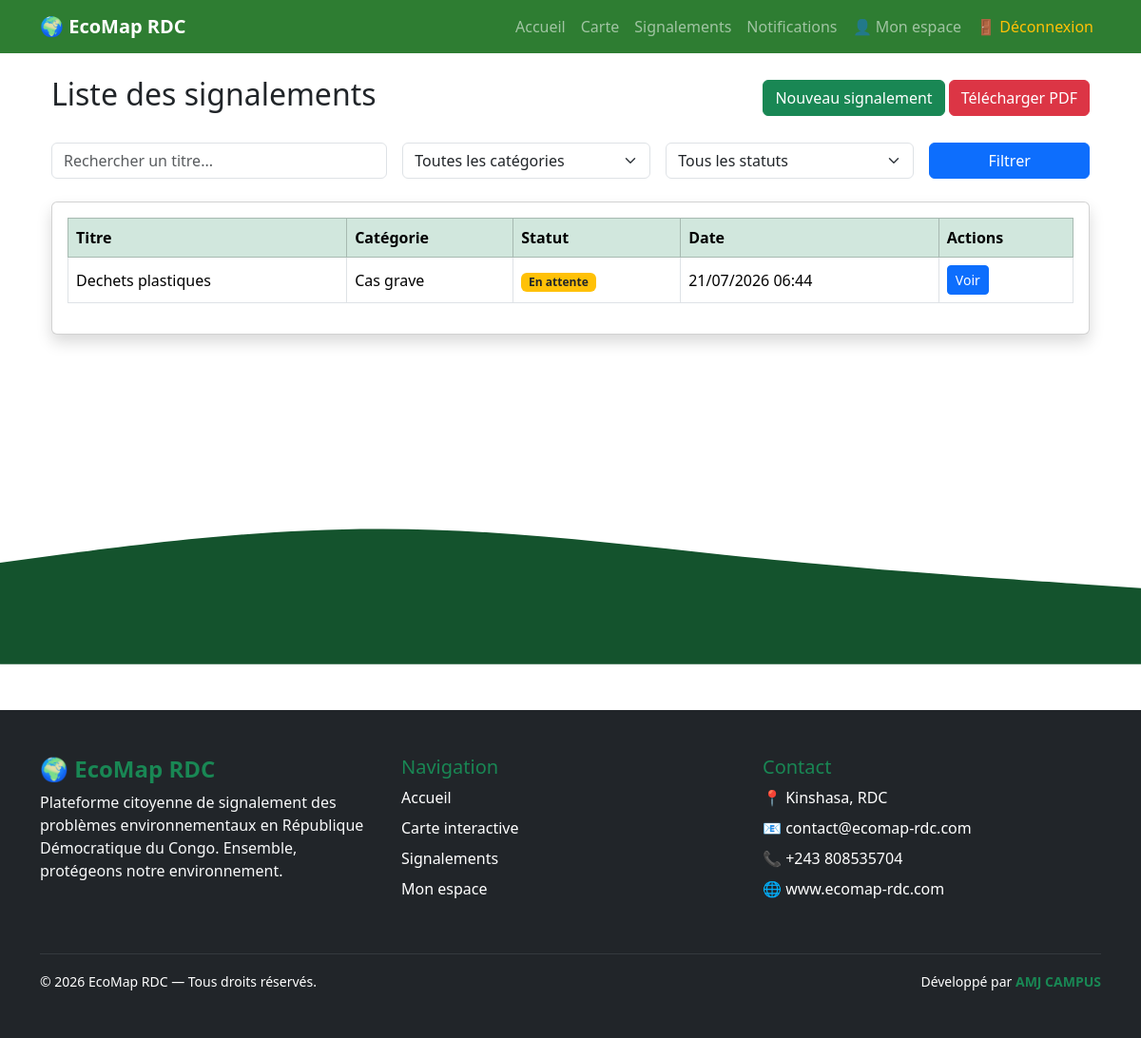
Before: /signalements/ (signed in) with the older database file.
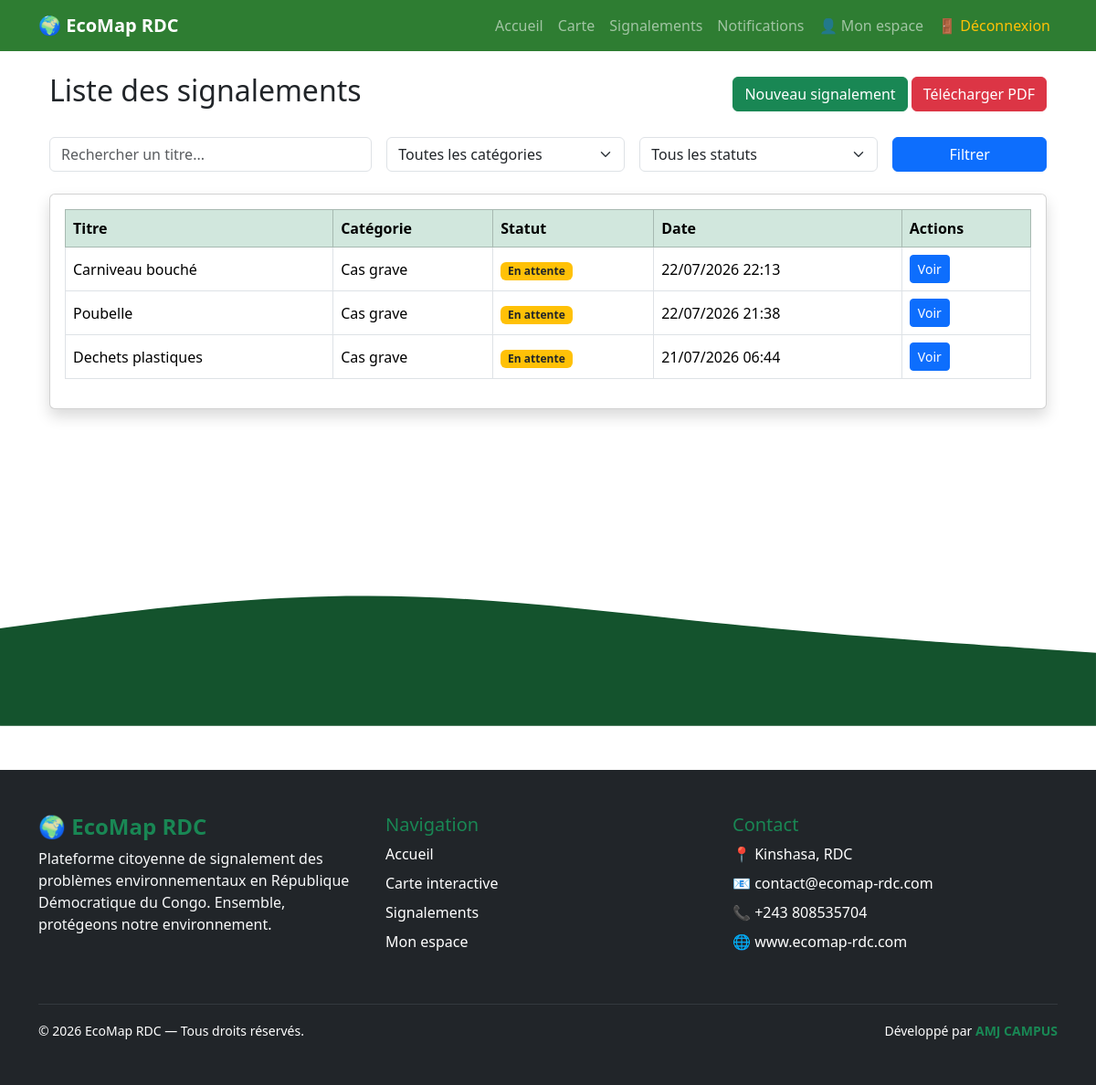
After: the same page with the newer database file.
### signalements/models.py (models this page shows, shortened)
class Signalement(models.Model):
    class Statut(models.TextChoices):
        EN_ATTENTE = "EN_ATTENTE", "En attente"
        EN_COURS = "EN_COURS", "En cours"
        RESOLU = "RESOLU", "Résolu"
        REJETE = "REJETE", "Rejeté"
    utilisateur = models.ForeignKey(
        settings.AUTH_USER_MODEL,
        on_delete=models.CASCADE,
        related_name="signalements"
    )
    categorie = models.ForeignKey(
        CategorieSignalement,
        on_delete=models.PROTECT,
        related_name="signalements"
    )
    lieu = models.ForeignKey(
        Lieu,
        on_delete=models.PROTECT,
        related_name="signalements"
    )
    titre = models.CharField(max_length=200)
    description = models.TextField()
    latitude = models.DecimalField(
        max_digits=9,
        decimal_places=6,
        null=True,
        blank=True
    )
    longitude = models.DecimalField(
        max_digits=9,
        decimal_places=6,
        null=True,
        blank=True
    )
    statut = models.CharField(
        max_length=20,
        choices=Statut.choices,
        default=Statut.EN_ATTENTE
    )
    date_signalement = models.DateTimeField(auto_now_add=True)
    date_modification = models.DateTimeField(auto_now=True)
    class Meta:
        verbose_name = "Signalement"
        verbose_name_plural = "Signalements"
        ordering = ["-date_signalement"]

class CategorieSignalement(models.Model):
    nom = models.CharField(max_length=100, unique=True)
    description = models.TextField(blank=True)
    class Meta:
        verbose_name = "Catégorie de signalement"
        verbose_name_plural = "Catégories de signalement"
        ordering = ["nom"]

### signalements/views.py (the view)
@login_required
def liste_signalements(request):
    if request.user.is_staff:
        signalements = Signalement.objects.select_related(
            "categorie",
            "utilisateur",
            "lieu"
        ).order_by("-date_signalement")
    else:
        signalements = Signalement.objects.select_related(
            "categorie",
            "utilisateur",
            "lieu"
        ).filter(
            utilisateur=request.user
        ).order_by("-date_signalement")
    categorie = request.GET.get("categorie")
    statut = request.GET.get("statut")
    recherche = request.GET.get("q")
    if categorie:
        signalements = signalements.filter(
            categorie_id=categorie
        )
    if statut:
        signalements = signalements.filter(
            statut=statut
        )
    if recherche:
        signalements = signalements.filter(
            titre__icontains=recherche
        )
    categories = CategorieSignalement.objects.all()
    return render(
        request,
        "signalements/liste.html",
        {
            "signalements": signalements,
            "categories": categories,
            "statut_choices": Signalement.Statut.choices,
        }
    )

### signalements/templates/signalements/liste.html (shortened to what this page needs)
{% extends "base.html" %}
{% block content %}
<div class="container mt-4">
    <div class="d-flex justify-content-between align-items-center mb-4">
        <h2>Liste des signalements</h2>
        <div>
            <a href="{% url 'ajouter_signalement' %}"
               class="btn btn-success">
                Nouveau signalement
            </a>
            <a href="{% url 'export_pdf' %}"
               class="btn btn-danger">
                Télécharger PDF
            </a>
        </div>
    </div>
    <form method="get" class="row g-3 mb-4">
        <div class="col-md-4">
            <input
                type="text"
                name="q"
                class="form-control"
                placeholder="Rechercher un titre..."
                value="{{ request.GET.q }}">
        </div>
        <div class="col-md-3">
            <select
                name="categorie"
                class="form-select">
                <option value="">
                    Toutes les catégories
                </option>
            </select>
        </div>
        <div class="col-md-3">
            <select
                name="statut"
                class="form-select">
                <option value="">
                    Tous les statuts
                </option>
            </select>
        </div>
        <div class="col-md-2">
            <button
                type="submit"
                class="btn btn-primary w-100">
                Filtrer
            </button>
        </div>
    </form>
    <div class="card shadow">
        <div class="card-body">
            <table class="table table-bordered table-hover align-middle">
                <thead class="table-success">
                    <tr>
                        <th>Titre</th>
                        <th>Catégorie</th>
                        <th>Statut</th>
                        <th>Date</th>
                        <th>Actions</th>
                    </tr>
                </thead>
                <tbody>
                    {% for signalement in signalements %}
                    <tr>
                        <td>{{ signalement.titre }}</td>
                        <td>{{ signalement.categorie.nom }}</td>
                        <td>
                            {% if signalement.statut == "EN_ATTENTE" %}
                                <span class="badge bg-warning text-dark">
                                    {{ signalement.get_statut_display }}
                                </span>
                            {% elif signalement.statut == "EN_COURS" %}
                                <span class="badge bg-primary">
                                    {{ signalement.get_statut_display }}
                                </span>
                            {% elif signalement.statut == "RESOLU" %}
                                <span class="badge bg-success">
                                    {{ signalement.get_statut_display }}
                                </span>
                            {% else %}
                                <span class="badge bg-danger">
                                    {{ signalement.get_statut_display }}
                                </span>
                            {% endif %}
                        </td>
                        <td>
                            {{ signalement.date_signalement|date:"d/m/Y H:i" }}
                        </td>
                        <td>
                            <a href="{% url 'detail_signalement' signalement.id %}"
                               class="btn btn-primary btn-sm">
                                Voir
                            </a>
                        </td>
                    </tr>
                    {% empty %}
                    <tr>
                        <td colspan="5" class="text-center">
                            Aucun signalement trouvé.
                        </td>
                    </tr>
                    {% endfor %}
                </tbody>
            </table>
        </div>
    </div>
</div>
{% endblock %}

Changed rows visible on the page:
added Signalement: titre "Carniveau bouché", categorie.nom "Cas grave", statut "En attente", date_signalement "22/07/2026 22:13"
added Signalement: titre "Poubelle", categorie.nom "Cas grave", statut "En attente", date_signalement "22/07/2026 21:38"
